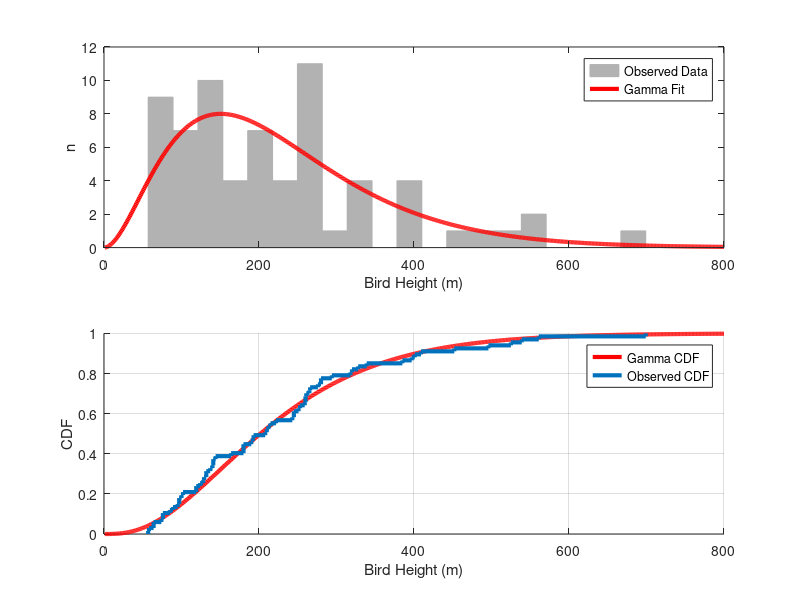

Recreate this plot in MATLAB. (Note: this script raises an error after producing the figure.)
% A = 1;
% x0 = 0; y0 = 0;
%  
% sigma_x = 1;
% sigma_y = 2;
%  
% for theta = 0:pi/100:pi
%     a = cos(theta)^2/2/sigma_x^2 + sin(theta)^2/2/sigma_y^2;
%     b = -sin(2*theta)/4/sigma_x^2 + sin(2*theta)/4/sigma_y^2 ;
%     c = sin(theta)^2/2/sigma_x^2 + cos(theta)^2/2/sigma_y^2;
% 
%     [X, Y] = meshgrid(-5:.1:5, -5:.1:5);
%     Z = A*exp( - (a*(X-x0).^2 + 2*b*(X-x0).*(Y-y0) + c*(Y-y0).^2)) ;
%     surf(X,Y,Z);shading interp;view(-36,36);axis equal;drawnow
% end
% 
% for i = 1:1000
%     path(i).direction_degrees = norminv(rand(1,1),bird_path_direction_degrees_mean,bird_path_direction_degrees_stdev); % degrees clockwise from north
%     path(i).height = norminv(rand(1,1),bird_path_height_mean,bird_path_height_stdev); % meters
%     path(i).speed = norminv(rand(1,1),bird_speed_mean,bird_speed_stdev); % m/s
% end
% 
% directions = [path.direction_degrees];
% heights = [path.height];
% speeds = [path.speed];
% 
% gkde2([directions ; speeds]')
% 
% figure;
% plot(directions,speeds,'.');
% 
% foo = rand(1,100);
% % bar = rand(1,100);
% bar = foo*10;
% information(foo,bar)
% corr2(foo,bar)

% theta = 2*pi*rand(1,50);
% rose(theta,16)


%%%%%%%%%%%%%%%%%%%%%%%%%%%%%%%%
% Start Flight Heights
%%%%%%%%%%%%%%%%%%%%%%%%%%%%%%%%
load flight_heights
figure;
maxval = 800;
evaluationPoints = 1:maxval;
subplot(2,1,1)
hist(flight_heights,20);
h = findobj(gca,'Type','patch');
set(h,'FaceColor',[0.7 0.7 0.7],'EdgeColor',[0.7 0.7 0.7])

xlim([0 maxval])
[a b] = gamfit(flight_heights);
p = gampdf(evaluationPoints,a(1),a(2));
% pinv = gamcdf([99.95 130.5 125],a(1),a(2));
% figure;
hold on
ph = plot(evaluationPoints,8*p/max(p),'r')
set(ph,'LineWidth',3);
xlabel('Bird Height (m)');
ylabel('n')
legend({'Observed Data','Gamma Fit'})

subplot(2,1,2)
hold on
p1 = plot(evaluationPoints', gamcdf(evaluationPoints,a(1),a(2))','r');
set(p1,'LineWidth',3)
p2 = cdfplot(flight_heights);
set(p2,'LineWidth',3)
title('');
xlabel('Bird Height (m)');
ylabel('CDF');
legend({'Gamma CDF','Observed CDF'});
PrintFigure('GammaFitTest','png',5,4);
%%%%%%%%%%%%%%%%%%%%%%%%%%%%%%%%
% End Flight Heights
%%%%%%%%%%%%%%%%%%%%%%%%%%%%%%%%




[bird_speed_pdf ...
 bird_direction_pdf ...
 wind_pdf ...
 bird_height_pdf] = ...
 GeneratePDFs('spring', 'ge', 'morning');

nSimulations = 100000;
wind_directions = nan(1,nSimulations);
wind_speeds = nan(1,nSimulations);
for i = 1:nSimulations
    [wind_speed wind_direction] = GetWindSample(slow_wind_speed, fast_wind_speed);
    wind_speeds(i) = wind_speed;
    wind_directions(i) = wind_direction;
end

load RotorRotationData
turbine_data_wind_speed = data(:,1);
turbine_data_rotor_speed = data(:,2);
turbine_data_rotor_pitch = data(:,3);
figure;
ph = plot(turbine_data_wind_speed, turbine_data_rotor_speed);
xlabel('Wind Speed (m/s)')
ylabel('Rotor Speed (RPMs)');
ylim([0 17]);
set(ph,'LineWidth',3);
PrintFigure('RotorSpeed','jpeg',5,3)


uniform_dist = randn(1,1000)-1;
[pdf intervals] = ksdensity(uniform_dist);
pdf = pdf/sum(pdf);
figure;
plot(intervals,pdf)
sum(pdf.*intervals)
mean(uniform_dist)



%%%%%%%%%%%%%%%%%%%%%%%%%%%%%%%%%%%%%%%%%%%%%%%%%%%%%%%%%%%%%%
% Plot density of collision probability PDF
%%%%%%%%%%%%%%%%%%%%%%%%%%%%%%%%%%%%%%%%%%%%%%%%%%%%%%%%%%%%%%
roc_90_avoidance = all_collision_probabilities(:,1);
roc_90_avoidance_non_zero = roc_90_avoidance(find(roc_90_avoidance > 0));
[roc_pdf roc_intervals] = ksdensity(roc_90_avoidance_non_zero,'function','pdf','support','positive','width',0.05);
figure;
semilogy(roc_intervals, roc_pdf);
figure;hist(roc_90_avoidance_non_zero,100);

%%%%%%%%%%%%%%%%%%%%%%%%%%%%%%%%%%%%%%%%%%%%%%%%%%%%%%%%%%%%%%
% Create bird distribution figures
%%%%%%%%%%%%%%%%%%%%%%%%%%%%%%%%%%%%%%%%%%%%%%%%%%%%%%%%%%%%%%
figure;
subplot(1,2,1);
load morningFigData
p1 = plot(bird_speed.intervals, bird_speed.pdf,'r');
set(p1,'LineWidth',2);
foo = [min(bird_speed.intervals) max(bird_speed.intervals)];
hold on;
load eveningFigData
p2 = plot(bird_speed.intervals, bird_speed.pdf);
set(p2,'LineWidth',2);
xlabel('Bird speed (m/s)');
ylabel('Density');
bar = [min(bird_speed.intervals) max(bird_speed.intervals)];
xlim([min([foo bar]) max([foo bar])]);
legend([p1 p2], {'Dawn', 'Dusk'})
% AxisSet(16,'Garamond');

subplot(1,2,2);
load morningFigData
p1 = plot(bird_direction.intervals, bird_direction.pdf,'r');
set(p1,'LineWidth',2);
hold on;
load eveningFigData
p2 = plot(bird_direction.intervals, bird_direction.pdf);
set(p2,'LineWidth',2);
xlabel('Bird bearing (Degrees Clockwise from North)');
% ylabel('Density');
xlim([min(bird_direction.intervals) max(bird_direction.intervals)]);
% AxisSet(16,'Garamond');
legend([p1 p2], {'Dawn', 'Dusk'},'location','NorthWest')

PrintFigure('BirdPDFs','jpeg',8,5)

%%%%%%%%%%%%%%%%%%%%%%%%%%%%%%%%%%%%%%%%%%%%%%%%%%%%%%%%%%%%%%
% Load and index the raw bird path data
%%%%%%%%%%%%%%%%%%%%%%%%%%%%%%%%%%%%%%%%%%%%%%%%%%%%%%%%%%%%%%
close all

load rawFlightData
textdata = textdata(2:end,:);
bird_directions = data(:,4);
bird_speeds_mph = data(:,10);
bird_speeds_ms = convvel(bird_speeds_mph, 'mph', 'm/s');
wind_speeds_mph = data(:,12);
wind_speeds_ms = convvel(wind_speeds_mph, 'mph', 'm/s');
wind_direction_strs = textdata(:,14);
wind_directions = nan(1,length(wind_direction_strs));
for i = 1:length(wind_direction_strs)
    switch wind_direction_strs{i}
        case 'N'
            wind_directions(i) = 0;
        case 'NE'
            wind_directions(i) = 45;
        case 'E'
            wind_directions(i) = 90;
        case 'SE'
            wind_directions(i) = 135;
        case 'S'
            wind_directions(i) = 180;
        case 'SW'
            wind_directions(i) = 225;
        case 'W'
            wind_directions(i) = 270;
        case 'NW'
            wind_directions(i) = 315;
    end
end

iSummer = 20:26;
iFall = [1:19 27:103];
iGE = strmatch('N',textdata(:,21));
iSiemans = strmatch('N',textdata(:,22));
iVestas = strmatch('N',textdata(:,23));
hourStrs = strtok(textdata(2:end,4),':');
hours = nan(1,length(hourStrs));
for i=1:length(hours)
    hours(i) = str2num(hourStrs{i});
end
iMorning = find(hours < 12);
iEvening = find(hours >= 12);

figure;
hist(wind_speeds_ms,20);

test_heights = nan(1,2000);
for iz = 1:2000
    test_heights(iz) =  DrawFromPDF(bird_height_pdf.pdf,bird_height_pdf.intervals);
end
figure;hist(test_heights,200);


% workingSet = intersect(iSummer,iSiemans);
% bird_directions = bird_directions(workingSet);
% bird_speeds_ms = bird_speeds_ms(workingSet);


%%%%%%%%%%%%%%%%%%%%%%%%%%%%%%%%%%%%%%%%%%%%%%%%%%%%%%%%%%%%%%
% Generate probability distributions from raw data
%%%%%%%%%%%%%%%%%%%%%%%%%%%%%%%%%%%%%%%%%%%%%%%%%%%%%%%%%%%%%%

% p = gkde2([bird_directions' ; bird_speeds_ms']',200,[41 .9]);
p = gkde2([wind_directions ; wind_speeds_ms']',200,[41 .9]);
% p = gkde2([bird_speeds_ms' ; wind_speeds_ms']',200,[41 .9]);
p.f = p.f/sum(p.f(:));
p = WrapPDF(p);
sum(p.f(:))
figure;
imagesc(p.x(1,:),p.y(:,1),p.f);
set(gca,'YDir','normal');
xlabel('Direction (Degrees Clockwise from North)');
ylabel('Ground Speed (m/s)');
title('Real Data');

figure;
% plot(bird_directions, bird_speeds_ms,'.');
plot(wind_directions, wind_speeds_ms,'.');
% plot(bird_speeds_ms, wind_speeds_ms,'.');
xlim([min(p.x(1,:)) max(p.x(1,:))]);
ylim([min(p.y(:,1)) max(p.y(:,1))]);

testIterations = 1000;
directions = nan(1,testIterations);
speeds = nan(1,testIterations);
for i = 1:testIterations
    [direction speed] = DrawFromPDF2(p);
    directions(i) = direction;
    speeds(i) = speed;
end
p2 = gkde2([directions ; speeds]',200,[41 .9]);
p2.f = p2.f/sum(p2.f(:));
p2 = WrapPDF(p2);
sum(p2.f(:))
figure;
plot(directions, speeds,'.');
figure;
imagesc(p2.x(1,:),p2.y(:,1),p2.f);
set(gca,'YDir','normal');
xlabel('Direction (Degrees Clockwise from North)');
ylabel('Ground Speed (m/s)');
title('Simulated data');
xlim([min(p2.x(1,:)) max(p2.x(1,:))]);
ylim([min(p2.y(:,1)) max(p2.y(:,1))]);
